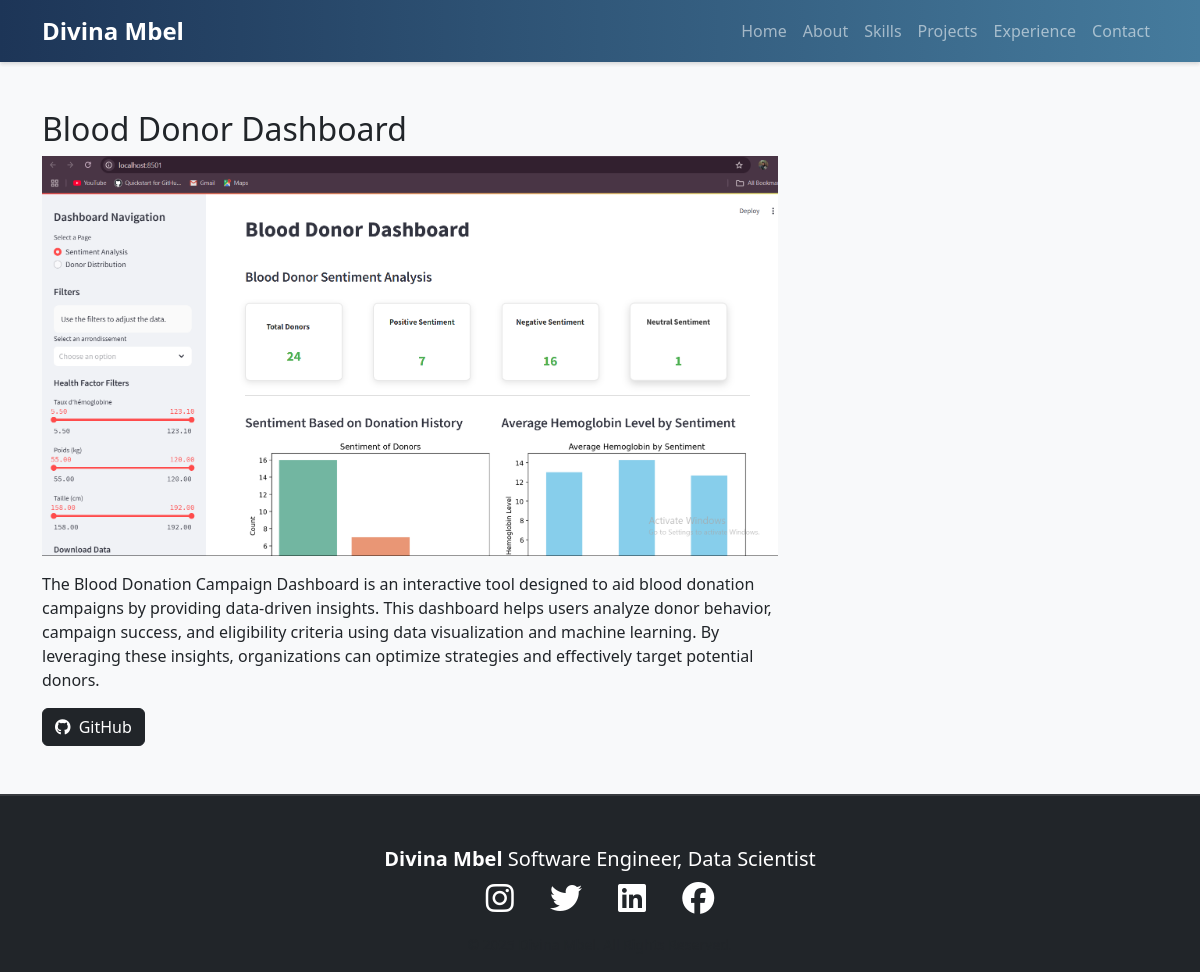
/projects/1/, run on the app's committed database.
### portfolio/models.py (models this page shows, shortened)
class Project(models.Model):
    title = models.CharField(max_length=200)
    description = models.TextField()
    github_url = models.URLField(blank=True, null=True)
    live_url = models.URLField(blank=True, null=True)
    image = models.ImageField(upload_to='projects/', blank=True, null=True)
    created_at = models.DateTimeField(auto_now_add=True)

### portfolio/views.py (the view)
# urls.py: path('projects/<int:pk>/', views.project_detail, name='project_detail'),
def project_detail(request, pk):
    project = get_object_or_404(Project, pk=pk)
    return render(request, 'project_detail.html', {'project': project})

### portfolio/templates/project_detail.html (shortened to what this page needs)
{% extends 'base.html' %}
{% block content %}
<div class="row">
  <div class="col-md-8">
    <h2>{{ project.title }}</h2>
    {% if project.image %}
    <img src="{{ project.image.url }}" class="img-fluid mb-3" alt="{{ project.title }}">
    {% endif %}
    <p>{{ project.description }}</p>
    {% if project.github_url %}
    <a href="{{ project.github_url }}" target="_blank" class="btn btn-dark"><i class="fab fa-github me-1"></i> GitHub</a>
    {% endif %}
  </div>
</div>
{% endblock %}

### portfolio/static/css/style.css (style rules this page uses)
body { font-family: "Inter", system-ui, -apple-system, "Segoe UI", Roboto, "Helvetica Neue", Arial; }
a { text-decoration: none; }

### portfolio/templates/base.html (style rules this page uses)
body { font-family: 'Segoe UI', Tahoma, Geneva, Verdana, sans-serif; }

### data on the page
Project: title "Blood Donor Dashboard", image (picture), description "The Blood Donation Campaign Dashboard is an interactive tool designed to aid blood donation campaigns by providing data-driven insights. This dashboard helps users analyze donor behavior, campaign success, and eligibility criteria using data visualization and machine learning. By leveraging these insights, organizations can optimize strategies and effectively target potential donors."
